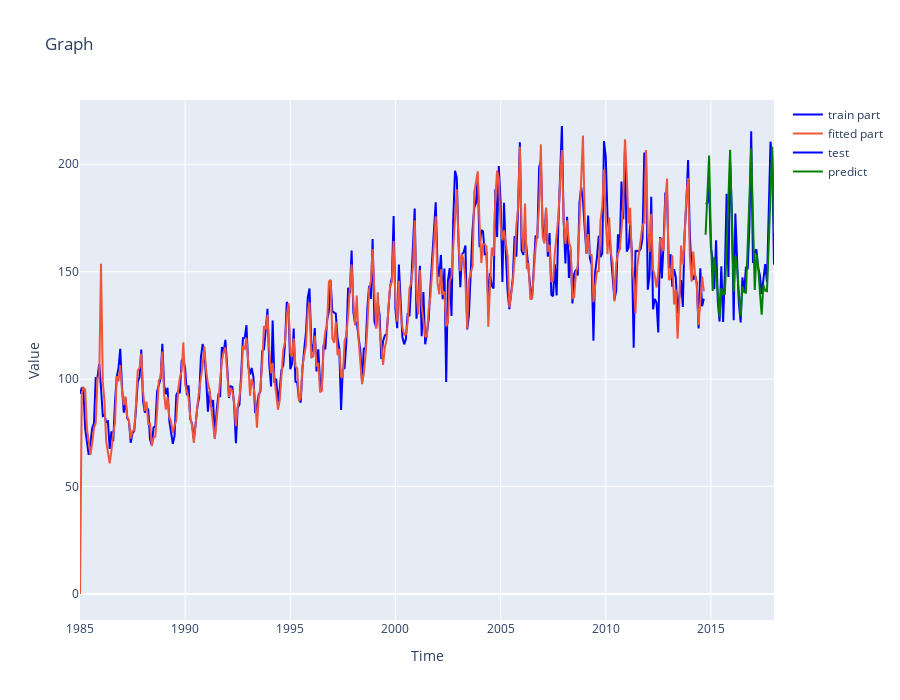

The notebook cell this image was saved under:
### Code cell
df2_train_, df2_test_ = df_train['BEER_PROD'].to_frame(), df_test['BEER_PROD'].to_frame()
df2_train_['sarima_fitted'] = model.fittedvalues

pred = model.predict(start =df2_test_.index[0], end = df2_test_.index[-1])

def plt3():
    trace0 = go.Scatter(
        x=df2_train_.index, y=df2_train_['BEER_PROD'], name= 'train part', marker ={'color': 'blue'}
            )

    trace1 = go.Scatter(
            x=df2_train_.index, y= df2_train_['sarima_fitted'], name='fitted part'
        )

    trace2 = go.Scatter(
            x=df2_test_.index, y=df2_test_['BEER_PROD'], name= 'test', marker ={'color': 'blue'}
        )

    trace3 = go.Scatter(
            x=df2_test_.index, y=pred, name= 'predict', marker ={'color': 'green'}
        )

    data= [trace0, trace1, trace2, trace3]
        # data =[]
    layout = go.Layout(
            title="Graph",
            height=700,
        )

    fig = go.Figure(data=data, layout=layout)

    #fig.update_xaxes(rangeslider_visible=True)

    fig.update_layout(
            xaxis_title="Time",
            yaxis_title="Value",
            #template='plotly_dark'
    )
    return fig

    
plt3()

### Figure 1 — Plotly figure (JSON) as saved in the notebook; plotly's stock layout.template omitted (floating-point values rounded to 4 significant figures; data arrays with more than 128 entries replaced by an {"elided": "..."} marker saying what was removed)
{"data": [{"marker": {"color": "blue"}, "name": "train part", "type": "scatter", "x": {"elided": "357 str values"}, "y": {"elided": "357 float values"}}, {"name": "fitted part", "type": "scatter", "x": {"elided": "357 str values"}, "y": {"elided": "357 float values"}}, {"marker": {"color": "blue"}, "name": "test", "type": "scatter", "x": ["2014-10-01", "2014-11-01", "2014-12-01", "2015-01-01", "2015-02-01", "2015-03-01", "2015-04-01", "2015-05-01", "2015-06-01", "2015-07-01", "2015-08-01", "2015-09-01", "2015-10-01", "2015-11-01", "2015-12-01", "2016-01-01", "2016-02-01", "2016-03-01", "2016-04-01", "2016-05-01", "2016-06-01", "2016-07-01", "2016-08-01", "2016-09-01", "2016-10-01", "2016-11-01", "2016-12-01", "2017-01-01", "2017-02-01", "2017-03-01", "2017-04-01", "2017-05-01", "2017-06-01", "2017-07-01", "2017-08-01", "2017-09-01", "2017-10-01", "2017-11-01", "2017-12-01", "2018-01-01"], "y": [181.6, 182, 190, 161.2, 155.5, 141.9, 164.6, 136.2, 126.8, 152.5, 126.6, 150.1, 186.3, 147.5, 200.4, 177.2, 127.4, 177.1, 154.4, 135.2, 126.4, 147.3, 140.6, 152.3, 151.2, 172.2, 215.3, 154.1, 159.3, 160.4, 151.9, 148.4, 139.6, 148.2, 153.5, 145.1, 183.7, 210.5, 203.3, 153.3]}, {"marker": {"color": "green"}, "name": "predict", "type": "scatter", "x": ["2014-10-01", "2014-11-01", "2014-12-01", "2015-01-01", "2015-02-01", "2015-03-01", "2015-04-01", "2015-05-01", "2015-06-01", "2015-07-01", "2015-08-01", "2015-09-01", "2015-10-01", "2015-11-01", "2015-12-01", "2016-01-01", "2016-02-01", "2016-03-01", "2016-04-01", "2016-05-01", "2016-06-01", "2016-07-01", "2016-08-01", "2016-09-01", "2016-10-01", "2016-11-01", "2016-12-01", "2017-01-01", "2017-02-01", "2017-03-01", "2017-04-01", "2017-05-01", "2017-06-01", "2017-07-01", "2017-08-01", "2017-09-01", "2017-10-01", "2017-11-01", "2017-12-01", "2018-01-01"], "y": [167.2, 185.2, 204.1, 165.9, 141.0, 156.7, 150.1, 139.5, 128.8, 142.3, 139.6, 139.7, 166.4, 184.2, 206.8, 166.7, 140.7, 157.4, 151.4, 140.0, 129.2, 143.2, 140.4, 140.2, 167.1, 185.0, 207.5, 167.4, 141.4, 158.1, 152.1, 140.7, 129.9, 143.9, 141.1, 140.9, 167.8, 185.7, 208.2, 168.1]}], "layout": {"height": 700, "title": {"text": "Graph"}, "xaxis": {"title": {"text": "Time"}}, "yaxis": {"title": {"text": "Value"}}}}
